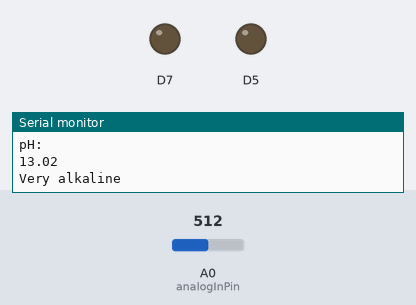
The sketch below on a simulated ESP8266 (NodeMCU). Parts: output pins drawn as LEDs (lit = HIGH), the last lines printed to the serial monitor. Inputs (shaded band) come from the test bench; at power-on: A0 (analogInPin) = 512. WiFi joins after 1.5 s; servers stay silent unless stated.

Above: at 2.7 s.
2.8 s: A0 (analogInPin) set to 851
5.8 s: A0 (analogInPin) set to 884
At 7.1 s:
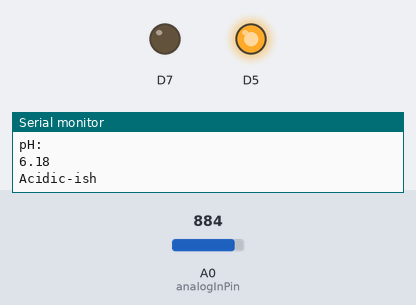
7.6 s: A0 (analogInPin) set to 511
At 9.4 s:
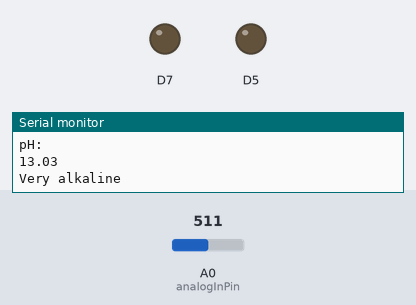
10.5 s: A0 (analogInPin) set to 900
At 12.9 s:
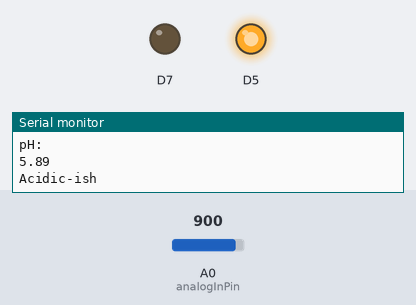
Timing chart, 0 to 14.4 s (numbered marks = the images above; inputs shaded):
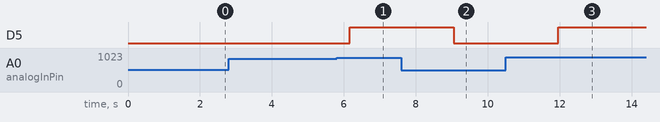

The sketch:

IoT2.ino
```cpp
#include <FirebaseESP8266.h>
#include <ESP8266WiFi.h>


#define FIREBASE_HOST "iotproject-7df76-default-rtdb.firebaseio.com"  // Database link
#define FIREBASE_AUTH "LSJLWsMtR7n52UUOlYe0PCUUC9y0vRTy1DssMCwx"    // Database secret

#define WIFI_SSID "IoT"      // Router name
#define WIFI_PASSWORD "12345678"  // Router password

#include <Wire.h>

float calibration = 22.42; //change this value to calibrate
const int analogInPin = A0;
int sensorValue = 0;
unsigned long int avgValue;
float b;
int buf[10],temp;

FirebaseData firebaseData;

void initFirebase() {
  Firebase.begin(FIREBASE_HOST, FIREBASE_AUTH);
}

void sendToFirebase(String path, String value) {
  Firebase.setString(firebaseData, path, value);
}

void setup() {
  pinMode(13, OUTPUT);
  pinMode(D5,OUTPUT);
  Serial.begin(9600);

  // Connect to Wi-Fi
  WiFi.begin(WIFI_SSID, WIFI_PASSWORD);
  Serial.print("Connecting to Wi-Fi");
  while (WiFi.status() != WL_CONNECTED) {
    Serial.print(".");
    delay(500);
  }
  Serial.println("\nConnected to Wi-Fi");

  initFirebase();
}

void loop() {
for(int i=0;i<10;i++)
 {
 buf[i]=analogRead(analogInPin);
 delay(30);
 }
 for(int i=0;i<9;i++)
 {
 for(int j=i+1;j<10;j++)
 {
 if(buf[i]>buf[j])
 {
 temp=buf[i];
 buf[i]=buf[j];
 buf[j]=temp;
 }
 }
   }
 avgValue=0;
 for(int i=2;i<8;i++)
 avgValue+=buf[i];
 float pHVol=(float)avgValue*3.3/1024/6;
 float phValue = -5.70 * pHVol + calibration;
 Serial.println(phValue);
 Serial.println("pH: ");
 Serial.println(phValue);
 if (phValue < 4) {
  Serial.println("Very acidic");
 }
 else if (phValue >= 4 && phValue < 5) {
  Serial.println("Acidic");
 }
 else if (phValue >= 5 && phValue < 7) {
  Serial.println("Acidic-ish");
 }
 else if (phValue >= 7 && phValue < 8) {
  Serial.println("Neutral");
 }
 else if (phValue >= 8 && phValue < 10) {
  Serial.println("Alkaline-ish");
 }
 else if (phValue >= 10 && phValue < 11) {
  Serial.println("Alkaline");
 }
 else if (phValue >= 11) {
  Serial.println("Very alkaline");
 }


  digitalWrite(D5,phValue>=5.5 && phValue<=6.5);
  sendToFirebase("/Sensors/pH", String(phValue));


  delay(1000);
}
```

Measured:
- the behaviour switches between 866 and 867 on A0 (analogInPin) (found by bisection; images 0 and 1)
- after the input at 5.8 s, D5: LOW → HIGH after 0.36 s
- after the input at 7.6 s, D5: HIGH → LOW after 1.5 s
- after the input at 10.5 s, D5: LOW → HIGH after 1.5 s
